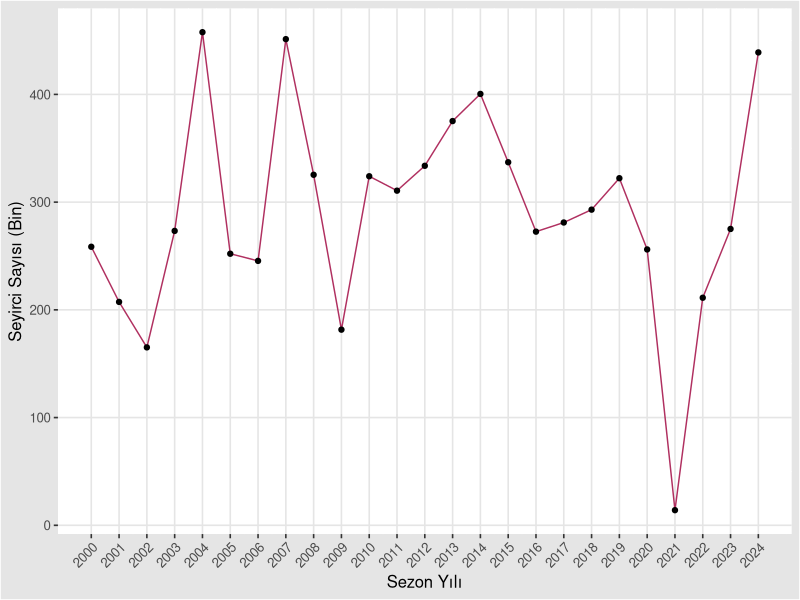
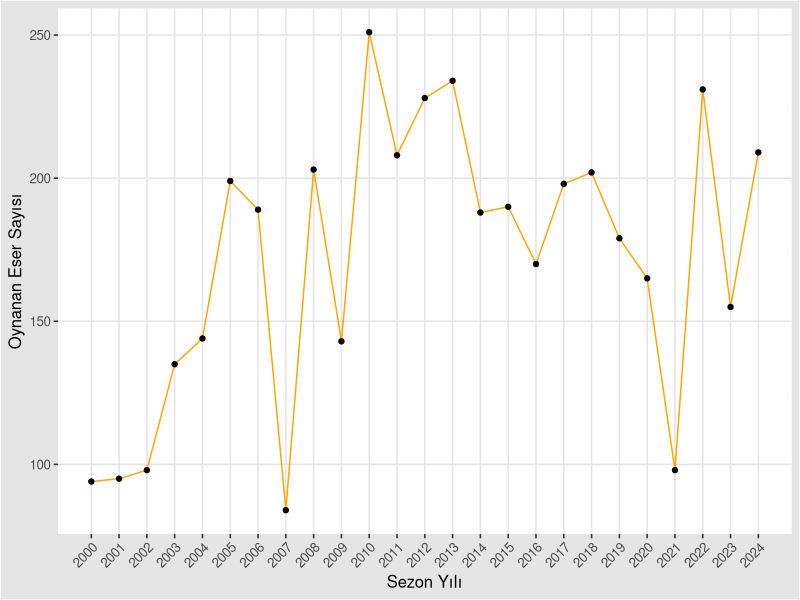
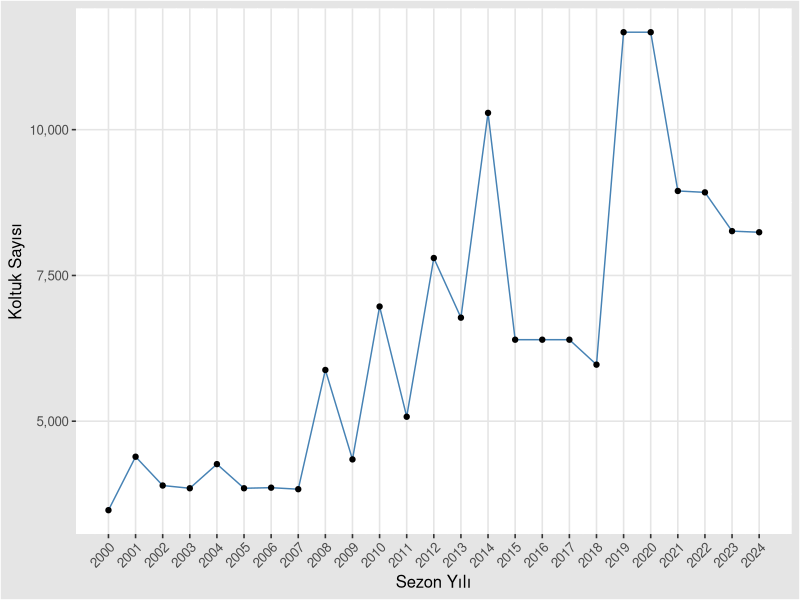
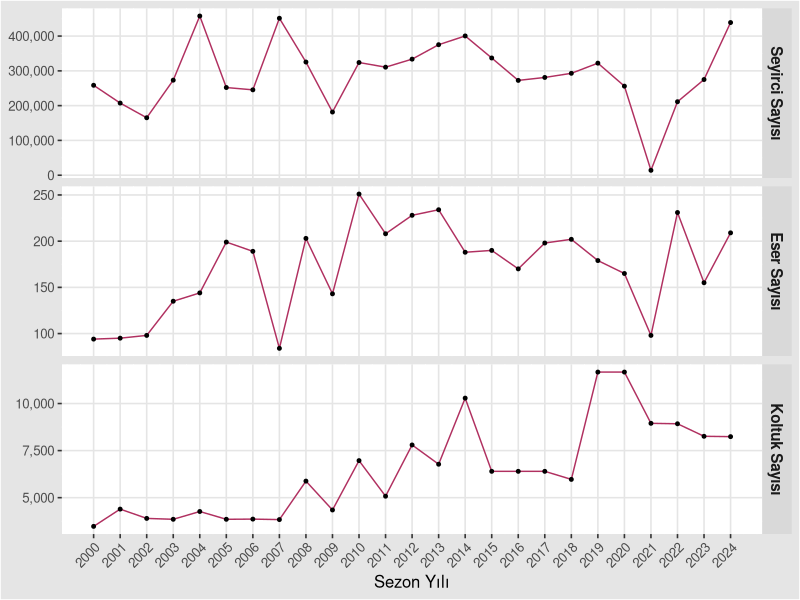
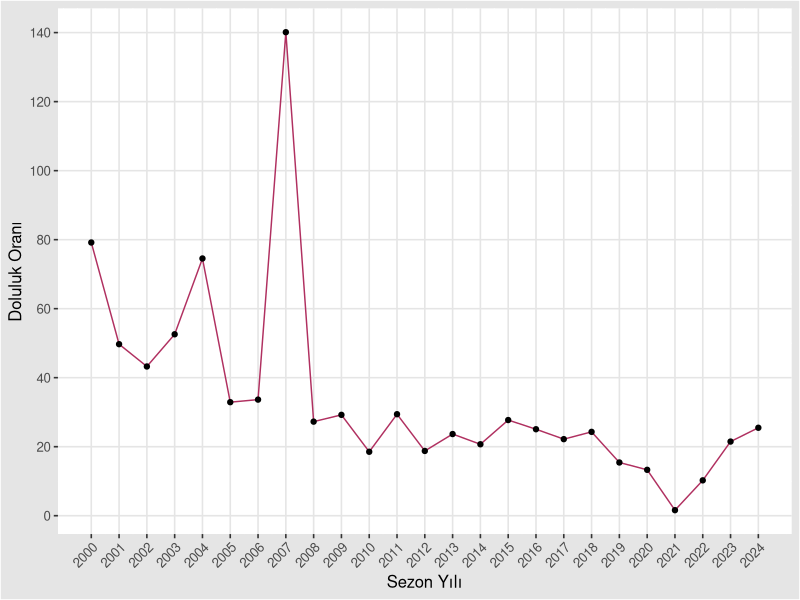
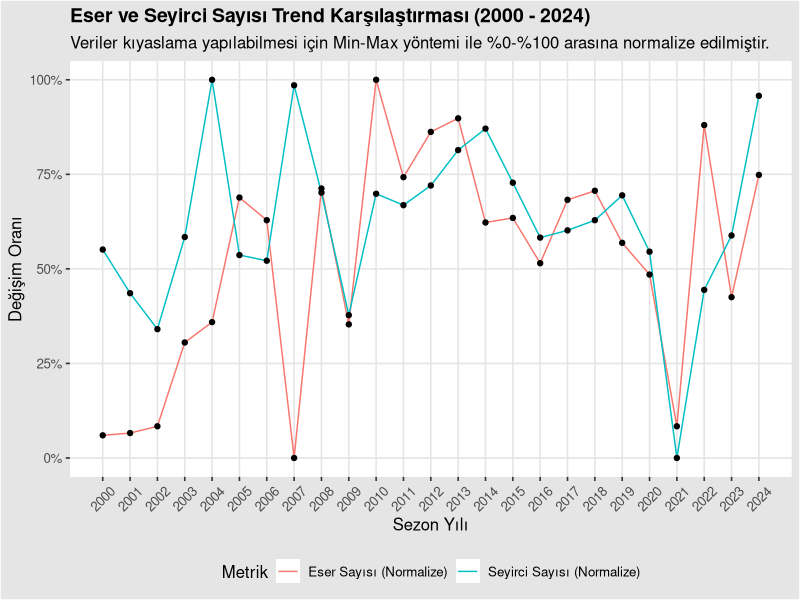
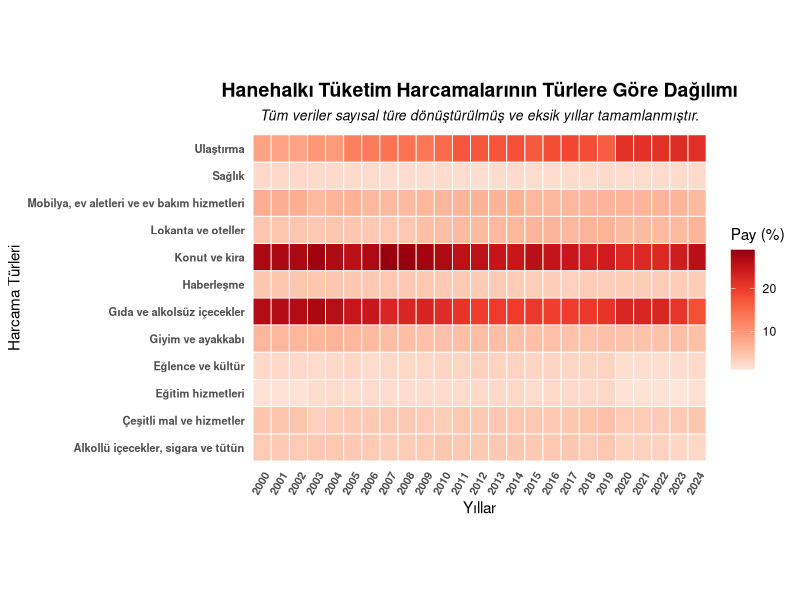

Here is the R script that generated these plots, in order:
## ---- chunk 1

#install.packages("tidyverse", repos = "https://cran.rstudio.com/")
#install.packages("ggthemes", repos =  "https://cran.rstudio.com/")
#install.packages("patchwork", repos =  "https://cran.rstudio.com/")
#install.packages("RColorBrewer", repos =  "https://cran.rstudio.com/")


library(tidyverse)
library(ggplot2)
library(readxl)
library(knitr)
library(dplyr)
library(scales)
library(ggthemes)
library(tidyr)
#library(patchwork)
library(RColorBrewer)

operabale <- read_xlsx("operabale.xlsx")
str(operabale)

#view(operabale)
kable(operabale)
#glimpse(operabale)
#summary(operabale)

anyNA(operabale)

sapply(operabale, class)

sum(duplicated(operabale))

#yıllara göre seyirci sayısı değişimi
ob1 <- operabale |> ggplot(aes(x = sezon_yili, y = toplam_seyirci_sayisi/1000))

ob1 + geom_line(color = "maroon") + 
     geom_point(color = "black") +
     xlab("Sezon Yılı") + 
     ylab("Seyirci Sayısı (Bin)") + 
     scale_x_continuous(breaks = seq(2000, 2024, by = 1)) +
     theme_igray() +
     theme(axis.text.x = element_text(angle = 45, hjust = 1))
     

#yıllara göre oynanan eser sayısı değişimi
ob2 <- operabale |> ggplot(aes(x = sezon_yili, y = toplam_oynanan_eser_sayisi))

ob2 + geom_line(color = "orange") + 
     geom_point(color = "black") +
     xlab("Sezon Yılı") + 
     ylab("Oynanan Eser Sayısı") + 
     scale_x_continuous(breaks = seq(2000, 2024, by = 1)) +
     theme_igray() +
     theme(axis.text.x = element_text(angle = 45, hjust = 1))


#yıllara göre koltuk sayısı değişimi
ob3 <- operabale |> ggplot(aes(x = sezon_yili, y = koltuk_sayisi))

ob3 + geom_line(color = "steelblue") + 
     geom_point(color = "black") +
     xlab("Sezon Yılı") + 
     ylab("Koltuk Sayısı") + 
     scale_y_continuous(labels = comma) + 
     scale_x_continuous(breaks = seq(2000, 2024, by = 1)) +
     theme_igray() +
     theme(axis.text.x = element_text(angle = 45, hjust = 1))

#birlikte göstermek

uzun <- operabale |>
  pivot_longer(
    cols = c(toplam_seyirci_sayisi, toplam_oynanan_eser_sayisi, koltuk_sayisi),
    names_to = "degisken",
    values_to = "deger"
  )

uzun$degisken <- factor(
  uzun$degisken,
  levels = c("toplam_seyirci_sayisi", "toplam_oynanan_eser_sayisi", "koltuk_sayisi"),
  labels = c("Seyirci Sayısı",
             "Eser Sayısı",
             "Koltuk Sayısı")
  
)

ob4 <- uzun |> ggplot(aes(x = sezon_yili, y = deger)) 

ob4 + geom_line(color = "maroon") +
     geom_point(size = 1) +
     facet_grid(degisken ~ ., scales = "free_y") +
     scale_x_continuous(breaks = seq(2000, 2024, by = 1))+
     scale_y_continuous(labels = comma) +
     theme_igray() +
     theme(
     strip.text.y = element_text(size = 11, face = "bold"),
     axis.text.x = element_text(angle = 45, hjust = 1)) +
     labs(x = "Sezon Yılı", y = NULL)


#koltuk sayısına göre salonların doluluk oranı tahmini, kültür-sanat etkinliklerine olan ilgi
dolulukorani <- (operabale$toplam_seyirci_sayisi / (operabale$koltuk_sayisi * operabale$toplam_oynanan_eser_sayisi)) * 100

dolulukorani
#%100ü geçmiş olanlar var, 100 mü yapılmalı?? bu formül yanlış, düzenle!!


ob5 <- operabale |> ggplot(aes(x = sezon_yili, y = dolulukorani))

ob5 + geom_line(color = "maroon") + 
     geom_point(color = "black") +
     xlab("Sezon Yılı") + 
     ylab("Doluluk Oranı") + 
     scale_x_continuous(breaks = seq(2000, 2024, by = 1)) +
     scale_y_continuous(breaks = seq(0, 150, by = 20)) +
     theme_igray() +
     theme(axis.text.x = element_text(angle = 45, hjust = 1))


#normalize edilmiş trend grafiği, eser sayısı ve seyirci sayısındaki büyümeyi birlikte görmek için (arz-talep)

# Min-Max Normalizasyon Fonksiyonu
min_max_norm <- function(x) {
  (x - min(x, na.rm = TRUE)) / (max(x, na.rm = TRUE) - min(x, na.rm = TRUE))
}

# Veriyi normalize etme ve uzun formata getirme
normalize_operabale <- operabale |>
  mutate(
    eser_norm = min_max_norm(toplam_oynanan_eser_sayisi),
    seyirci_norm = min_max_norm(toplam_seyirci_sayisi)
  ) |>
  select(sezon_yili, eser_norm, seyirci_norm) |>
  pivot_longer(cols = c(eser_norm, seyirci_norm), 
               names_to = "Metrik", 
               values_to = "Deger") |>
  mutate(Metrik = recode(Metrik, 
                         "eser_norm" = "Eser Sayısı (Normalize)", 
                         "seyirci_norm" = "Seyirci Sayısı (Normalize)"))


ob6 <- normalize_operabale |> ggplot(aes(x = sezon_yili, y = Deger, color = Metrik, group = Metrik)) 
  
 ob6 + geom_line() +
      geom_point(color = "black") +
      scale_y_continuous(labels = scales::percent, limits = c(0, 1)) +
      scale_x_continuous(breaks = seq(2000, 2024, by = 1)) +
      labs(
      title = "Eser ve Seyirci Sayısı Trend Karşılaştırması (2000 - 2024)",
      subtitle = "Veriler kıyaslama yapılabilmesi için Min-Max yöntemi ile %0-%100 arasına normalize edilmiştir.",
      x = "Sezon Yılı",
      y = "Değişim Oranı") +
      theme_igray() +
      theme(
      legend.position = "bottom",
      plot.title = element_text(face = "bold", size = 14),
      axis.text.x = element_text(angle = 45, vjust = 0.5))

#normalize_operabale
#uzun
 
Sys.setlocale("LC_ALL", "Turkish") 
options(encoding = "UTF-8") 
 
library(tidyverse)
library(RColorBrewer)

# 1. Veriyi Oku
# Not: Dosya yolunu kendi bilgisayarına göre güncelleyebilirsin.
df <- read_xlsx("Hanetuketim2.xlsx")



# 2. Veri Türlerini Numeric Yapma ve Temizleme
df_clean <- df %>%
  rename(Yil = `Anket yılı`) %>%
  # Sadece geçerli yıl içeren satırları tut (dipnot metinlerini eler)
  filter(!is.na(Yil) & Yil >= 2002 & Yil <= 2024) %>%
  # Yıl sütununu tam sayı yap
  mutate(Yil = as.integer(Yil)) %>%
  # Yil sütunu HARİÇ tüm sütunları numeric (sayısal) türe dönüştür
  # mutate(across(...)) yapısı tüm sütunları tek tek yazma zahmetinden kurtarır.
  mutate(across(-Yil, ~ as.numeric(str_replace_all(as.character(.), ",", "."))))

# 3. 2000-2024 Yılları İçin Zaman Serisi İskeleti Oluşturma
all_years <- data.frame(Yil = 2000:2024)

# 4. Eksik Yılları Sonraki Yılın Verisiyle Doldurma (2000 ve 2001 -> 2002 olur)
df_filled <- all_years %>%
  left_join(df_clean, by = "Yil") %>%
  arrange(Yil) %>%
  fill(-Yil, .direction = "up")

# 5. Veriyi Isı Haritası (geom_tile) İçin Uzun (Long) Formata Getirme
df_long <- df_filled %>%
  pivot_longer(
    cols = -Yil,
    names_to = "Harcama_Turu",
    values_to = "Yuzde"
  ) %>%
  mutate(Harcama_Turu = str_trim(Harcama_Turu))

# 6. Sıcaklık Grafiğini (Isı Haritası) Çizme
ggplot(df_long, aes(x = factor(Yil), y = Harcama_Turu, fill = Yuzde)) +
  coord_fixed(ratio = 1.5) +
  geom_tile(color = "white", linewidth = 0.3) + 
  scale_fill_distiller(
    palette = "Reds", 
    direction = 1, 
    name = "Pay (%)"
  ) +
  labs(
    title = "Hanehalkı Tüketim Harcamalarının Türlere Göre Dağılımı",
    subtitle = "Tüm veriler sayısal türe dönüştürülmüş ve eksik yıllar tamamlanmıştır.",
    x = "Yıllar",
    y = "Harcama Türleri"
  ) +
  theme_minimal() +
  theme(
    axis.text.x = element_text(angle = 60, vjust = 1, hjust = 1, face = "bold", size = 8),
    axis.text.y = element_text(face = "bold", size = 8),
    plot.title = element_text(size = 14, face = "bold", hjust = 0.5),
    plot.subtitle = element_text(size = 10, face = "italic", hjust = 0.5),
    panel.grid = element_blank()
  )
